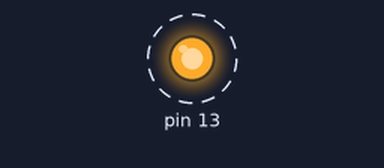
The sketch below on a simulated Arduino Uno, built with avr-gcc and run on an emulated ATmega328P. Parts: output pins drawn as LEDs (lit = HIGH). Dashed ring = blinking.

Above: at 0.05 s.
Timing chart, 0 to 3.0 s (numbered marks = the images above):
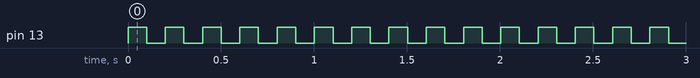

The sketch:

prueba_libreria.ino
```cpp
#include "miLibreria.h"

int led =13;
int baudios = 115200;

miLibreria metodo(led,baudios);//configuracion inicial

float voltaje;
int valor_pwm;

void setup(){}//ya no va nada aqui!

void loop()
{
	metodo.prender_led(100);
	valor_pwm = 739;//para probar --> analogRead(A1);
	voltaje = metodo.conversion_voltaje(valor_pwm);
	metodo.escribir_serial(voltaje);
}
```

miLibreria.cpp
```cpp
#include "miLibreria.h"
#include "arduino.h"


miLibreria::miLibreria(int pin_led, int baudios)
{
	Serial.begin(baudios);
	pinMode(pin_led,OUTPUT);
	_pin = pin_led;
}
void miLibreria::prender_led(int tiempo)
{
	digitalWrite(_pin,1);
	delay(tiempo);
	digitalWrite(_pin,0);
	delay(tiempo);
}

void miLibreria::escribir_serial(float valor)
{
	Serial.print("valor:");
	Serial.print("\t");
	Serial.println(valor);
}

float miLibreria::conversion_voltaje(int pwm)
{
	float valor = float(pwm)*(5.0/1023.0);

	return valor;
}
```

miLibreria.h
```cpp
#ifndef miLibreria_h
#define miLibreria_h
#include "arduino.h"

class miLibreria
{

	private:
		int _pin;
	public:
		miLibreria(int pin_led,int baudios);
		void prender_led(int tiempo);
		void escribir_serial(float valor);
		float conversion_voltaje(int pwm);


};

#endif
```

Measured:
- by itself, pin 13: alternates HIGH for 0.10 s and LOW for 0.10 s
